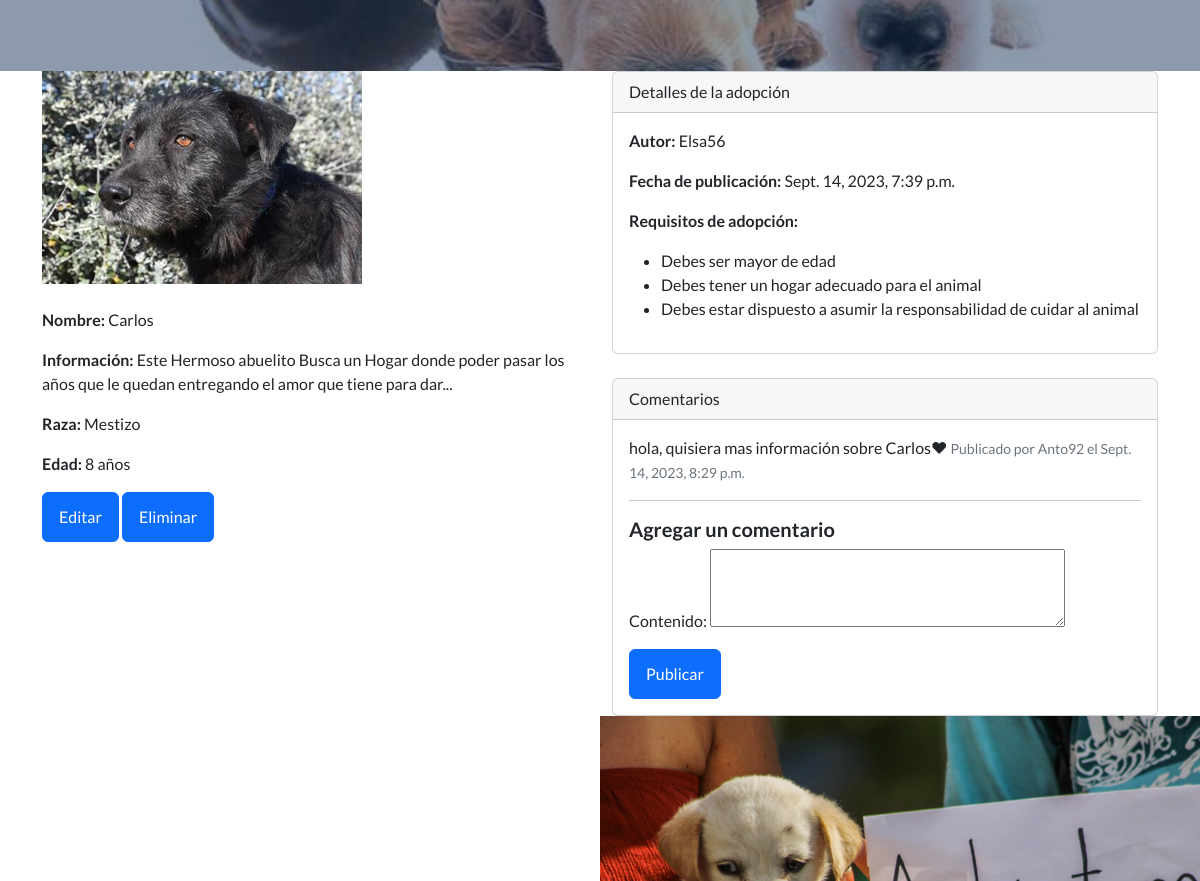
The page /AppInicio/adopcion/10/ (signed in, middle part) on the database as committed earlier.
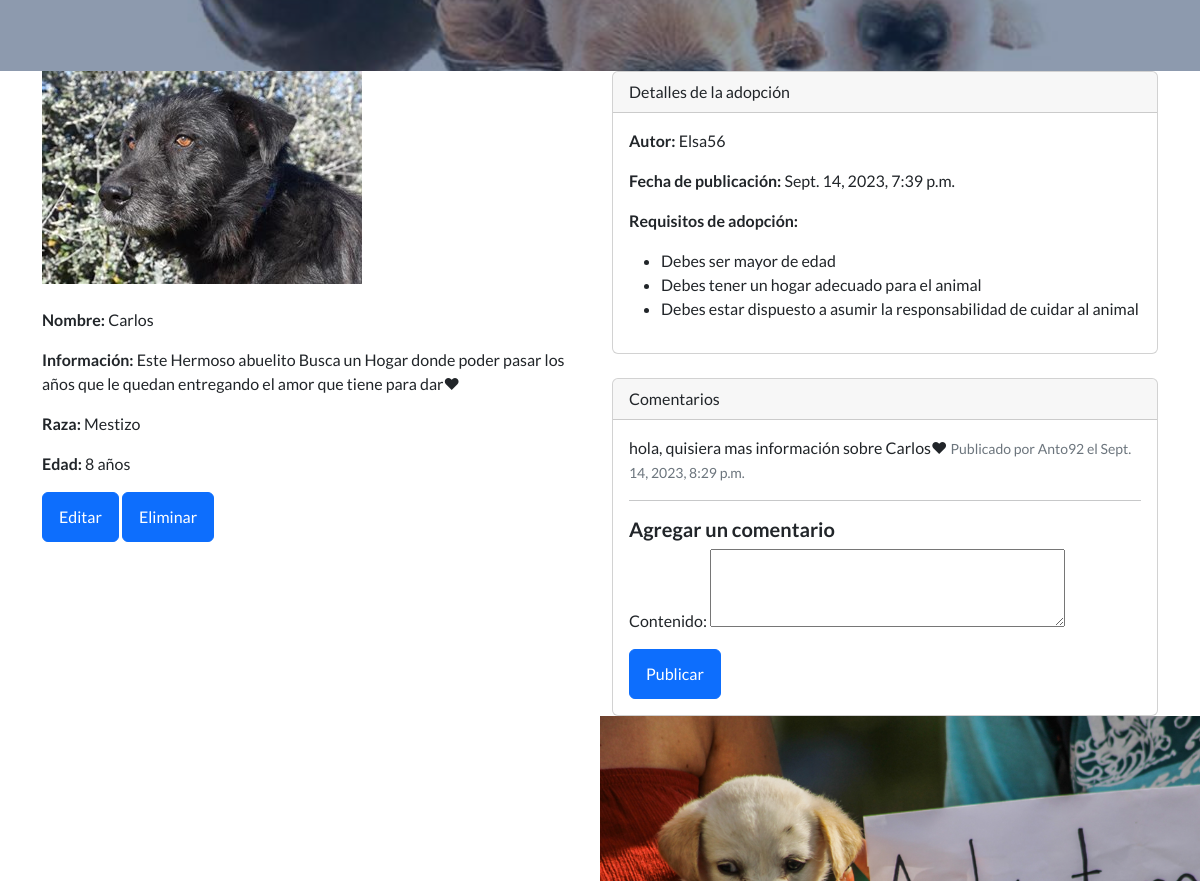
The same page on the database as committed later.
### AppInicio/models.py (models this page shows, shortened)
class Adopcion(models.Model):
    autor = models.ForeignKey(User, on_delete=models.CASCADE)
    nombre = models.CharField(max_length=200)
    raza = models.CharField(max_length=200,default='desconocida')
    edad = models.CharField(max_length=10, default='1')
    animal_info = models.TextField()
    imagen = models.ImageField(upload_to='adoption_images/')
    fecha_creacion = models.DateTimeField(auto_now_add=True)

### AppInicio/views.py (the view)
# urls.py: path("adopcion/<int:adopcion_id>/", adopcion_detalle, name="adopcion_detalle"),
@user_passes_test(lambda u: u.is_authenticated, login_url='AppInicio:register')
@login_required
def adopcion_detalle(request, adopcion_id):
    adopcion = get_object_or_404(Adopcion, id=adopcion_id)
    comentarios = adopcion.comentarios.order_by('-pub_date')
    if request.method == "POST":
        form = ComentarioForm(request.POST)
        if form.is_valid():
            comentario = form.save(commit=False)
            comentario.adopcion = adopcion
            comentario.autor = request.user
            comentario.save()
            return redirect("AppInicio:adopcion_detalle", adopcion_id=adopcion.id)
    else:
        form = ComentarioForm()
    return render(request, "AppInicio/adopcion_detalle.html", {"adopcion": adopcion, "comentarios": comentarios, "form": form})

### AppInicio/forms.py
class ComentarioForm(forms.ModelForm):
    class Meta:
        model = Comentario
        fields = ["contenido"]
        widgets = {
            "contenido": forms.Textarea(attrs={"rows": 3}),
        }

### AppInicio/templates/AppInicio/adopcion_detalle.html (shortened to what this page needs)
{% extends "AppInicio/padre.html" %}
{% block contenido %}
  <div class="container">
    <div class="row">
      <div class="col-md-6">
        <img src="{{ adopcion.imagen.url }}" alt="{{ adopcion.nombre }}" class="img-fluid mb-4">
        <p><strong>Nombre:</strong> {{ adopcion.nombre }}</p>
        <p><strong>Información:</strong> {{ adopcion.animal_info }}</p>
        <p><strong>Raza:</strong> {{ adopcion.raza }}</p>
        <p><strong>Edad:</strong> {{ adopcion.edad }}</p>
        <a href="{% url 'AppInicio:editarAdopcion' adopcion.id %}" class="btn btn-primary">Editar</a>
        <a href="{% url 'AppInicio:eliminarAdopcion' adopcion.id %}" class="btn btn-primary">Eliminar</a>
      </div>
      <div class="col-md-6">
        <div class="card mb-4">
          <div class="card-header">Detalles de la adopción</div>
          <div class="card-body">
            <p><strong>Autor:</strong> {{ adopcion.autor }}</p>
            <p><strong>Fecha de publicación:</strong> {{ adopcion.fecha_creacion }}</p>
            <p><strong>Requisitos de adopción:</strong></p>
            <ul>
              <li>Debes ser mayor de edad</li>
              <li>Debes tener un hogar adecuado para el animal</li>
              <li>Debes estar dispuesto a asumir la responsabilidad de cuidar al animal</li>
            </ul>
          </div>
        </div>
        <div class="card">
          <div class="card-header">Comentarios</div>
          <div class="card-body">
            {% for comentario in comentarios %}
              <div class="comentario mb-3">
                <p class="d-inline">{{ comentario.contenido }}</p>
                <small class="text-muted d-inline ml-2">Publicado por {{ comentario.autor.username }} el {{ comentario.pub_date }}</small>
              </div>
            {% empty %}
              <p>No hay comentarios todavía.</p>
            {% endfor %}
            <hr>
            <h5>Agregar un comentario</h5>
            <form method="post">
              {{ form.as_p }}
              <button type="submit" class="btn btn-primary">Publicar</button>
            </form>
          </div>
        </div>
      </div>
    </div>
  </div>
{% endblock %}

Rows that differ between the two databases and show on the page:
changed Adopcion "Carlos": animal_info "Este Hermoso abuelito Busca un Hogar donde poder pasar los años que le quedan entregando el amor que tiene para dar..." → "Este Hermoso abuelito Busca un Hogar donde poder pasar los años que le quedan entregando el amor que tiene para dar❤"
